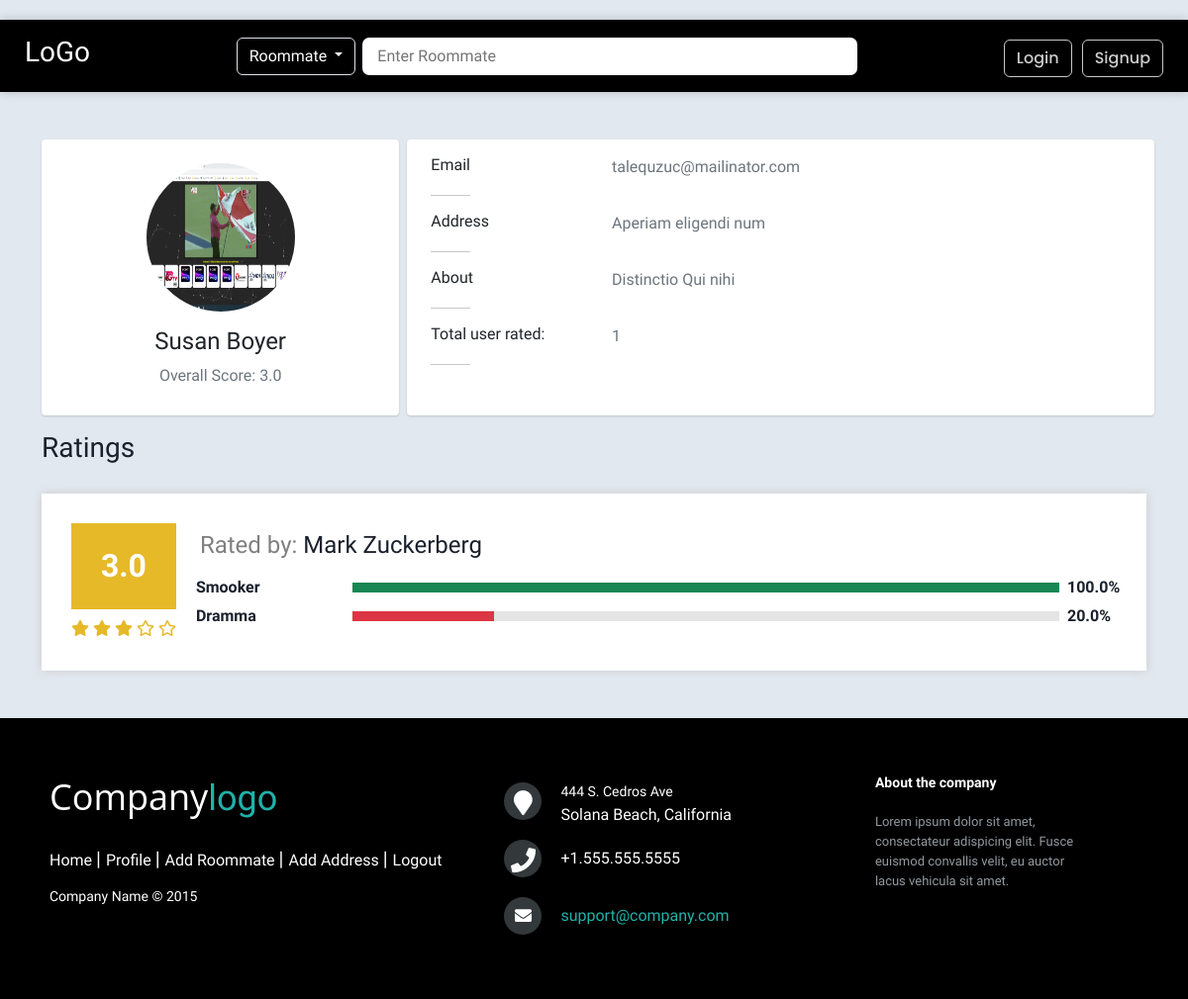
The app's page /roommate/2/ with its own data.
### main/models.py (models this page shows, shortened)
class Roommate(models.Model):
    name = models.CharField(max_length=100)
    address = models.CharField(max_length=100, blank=True, null=True)
    email = models.CharField(max_length=100, blank=True, null=True)
    photo = models.ImageField(upload_to='images/', blank=True, null=True)
    about = models.TextField(blank=True, null=True)
    social_media_link = models.CharField(max_length=500, blank=True, null=True)
    created_by = models.ForeignKey(User, on_delete=models.SET_NULL, null=True)
    created_at = models.DateTimeField(auto_now_add=True)
    updated_at = models.DateTimeField(auto_now=True)
    def get_average_rating(self):
        ratings = RoommateRating.objects.filter(roommate=self)
        if ratings:
            total = 0
            for rating in ratings:
                total += rating.rating
            return total / len(ratings)
        else:
            return 0
    def get_total_user_rated(self):
        ratings = RoommateRating.objects.filter(roommate=self)
        users = []
        for rating in ratings:
            if rating.user not in users:
                users.append(rating.user)
        return len(users)

class RoommateRating(models.Model):
    user = models.ForeignKey(User, on_delete=models.CASCADE)
    roommate = models.ForeignKey(Roommate, on_delete=models.CASCADE)
    attribute = models.CharField(max_length=100)
    rating = models.IntegerField()
    text = models.TextField(blank=True, null=True)
    is_default = models.BooleanField(default=False)
    created_at = models.DateTimeField(auto_now_add=True)
    updated_at = models.DateTimeField(auto_now=True)
    def get_percentage(self):
        return (self.rating / 5) * 100

### main/views.py (the view)
# urls.py: path('roommate/<int:roommate_id>/', views.roommate, name='roommate'),
def roommate(request, roommate_id):
    roommate = Roommate.objects.get(id=roommate_id)
    ratings = RoommateRating.objects.filter(roommate=roommate)
    rating_objects = []
    rated_by = []
    for rating in ratings:
        if rating.user in rated_by:
            continue
        rated_by.append(rating.user)
        all_ratings = RoommateRating.objects.filter(user=rating.user, roommate=roommate)
        average = 0
        if all_ratings:
            total = 0
            for rating in all_ratings:
                total += rating.rating
            average = total / len(all_ratings)
        star = []
        for i in range(1, 6):
            if i <= average:
                star.append('fas fa-star')
            elif i - average < 1:
                star.append('fas fa-star-half-alt')
            else:
                star.append('far fa-star')
        rating_object = {
            'user': rating.user,
            'ratings': all_ratings,
            'average': average,
            'star': star,
        }
        rating_objects.append(rating_object)
    context = {
        'roommate': roommate,
        'ratings': rating_objects,
    }
    return render(request, 'main/roommate.html', context)

### templates/main/roommate.html
{% extends "includes/base.html" %}
{% load static %}
{% block body %}
<link rel="stylesheet" href="{% static 'css/roommatedetails.css' %}">
<link rel="stylesheet" href="{% static 'css/search.css' %}">
<div class="container my-5">
    <div class="row gutters-sm">
        <div class="col-md-4 mb-3">
            <div class="card">
                <div class="card-body">
                    <div class="d-flex flex-column align-items-center text-center py-2">
                        <img src="{% if roommate.photo %}{{ roommate.photo.url }}{% else %}{% static 'images/user.png' %}{% endif %}"
                            alt="img"
                            class="rounded-circle" width="150" height="150">
                        <div class="mt-3">
                            <h4>
                                {{ roommate.name }}
                            </h4>
                            <p class="text-secondary mb-1">Overall Score:
                                {{roommate.get_average_rating}}
                            </p>
                        </div>
                    </div>
                </div>
            </div>
        </div>
        <div class="col-md-8 card mb-3">
            <div>
                <div class="card-body">
                    <div class="row">
                        <div class="col-sm-3">
                            <h6 class="mb-0">Email</h6>
                        </div>
                        <div class="col-sm-9 text-secondary">
                            {{ roommate.email }}
                        </div>
                    </div>
                    <hr>
                    <div class="row">
                        <div class="col-sm-3">
                            <h6 class="mb-0">Address</h6>
                        </div>
                        <div class="col-sm-9 mb-0 text-secondary">
                            {{ roommate.address }}
                        </div>
                    </div>
                    <hr>
                    <div class="row">
                        <div class="col-sm-3">
                            <h6 class="mb-0">About</h6>
                        </div>
                        <div class="col-sm-9 mb-0 text-secondary">
                            {{ roommate.about }}
                        </div>
                    </div>
                    <hr>
                    <div class="row">
                        <div class="col-sm-3">
                            <h6 class="mb-0">Total user rated:</h6>
                        </div>
                        <div class="col-sm-9 mb-0 text-secondary">
                            {{ roommate.get_total_user_rated }}
                        </div>
                    </div>
                    <hr>
                </div>
            </div>
        </div>
    </div>
    <h3>Ratings</h3>
    {% for rating in ratings %}
    <div>
        <div class="search-main-div2">
            <div class="search-main-div">
                <div class="div1">
                    <h2 class="p-4 div1-text fw-bold text-center">
                        {{rating.average}}
                    </h2>
                    {% for s in rating.star %}
                        <i class="{{s}}" style="color: rgb(230, 185, 41);"></i>
                    {% endfor %}
                </div>
                <div class="div2">
                    <h4 class="mb-3 ms-1">
                        <span style="color: gray">Rated by:</span> {{rating.user.first_name}} {{rating.user.last_name}}
                    </h4>
                    {% for r in rating.ratings %}
                    <div class="div2-maindiv">
                        <p class="fw-bold mb-0" style="width: 150px">
                            {{r.attribute}}
                        </p>
                        <div class="emtydiv">
                            <p class=" mb-0 h-100
                            {% if r.get_percentage < 30 %}
                                bg-danger
                            {% elif r.get_percentage < 70 %}
                                bg-warning
                            {% else %}
                                bg-success
                            {% endif %}
                            " style="width:{{r.get_percentage}}%"></p>
                        </div>
                        <p class="fw-bold mb-0" style="width: 50px">
                            {{r.get_percentage}}%
                        </p>
                    </div>
                    {% endfor %}
                </div>
            </div>
        </div>
    </div>
    {% endfor %}
</div>
{% endblock %}

### static/css/index.css (style rules this page uses)
* { margin: 0; padding: 0; box-sizing: border-box; font-family: 'Ubuntu', sans-serif; }
hr { margin-left: 0; max-width: 40px; }

### static/css/roommatedetails.css (style rules this page uses)
body { margin-top:20px; color: #1a202c; text-align: left; background-color: #e2e8f0; }
.card { box-shadow: 0 1px 3px 0 rgba(0,0,0,.1), 0 1px 2px 0 rgba(0,0,0,.06); }
.card { position: relative; display: flex; flex-direction: column; min-width: 0; word-wrap: break-word; background-color: #fff; background-clip: border-box; border: 0 solid rgba(0,0,0,.125); border-radius: .25rem; }
.fa-star { color: rgb(255, 206, 72); }
.card-body { flex: 1 1 auto; min-height: 1px; padding: 1rem; }
.gutters-sm { margin-right: -8px; margin-left: -8px; }
.gutters-sm>.col, .gutters-sm>[class*=col-] { padding-right: 8px; padding-left: 8px; }
.mb-3, .my-3 { margin-bottom: 1rem!important; }
.h-100 { height: 100%!important; }

### static/css/search.css (style rules this page uses)
.search-main-div2 { padding: 30px; position: relative; background: white; box-shadow: 0 0 10px #ccc; margin: 0 0 30px 0; gap: 20px; margin: 30px auto; transition: all 0.3s ease-in-out; cursor: pointer; }
.search-main-div { display: flex; align-items: center; gap: 20px; }
.div1-text { background: rgb(230, 185, 41); color: white; }
.div2 { flex-grow: 1; }
.div2-maindiv { display: flex; align-items: center; justify-content: space-between; gap: 8px; margin-bottom: 5px; }
.emtydiv { flex-grow: 1; height: 10px; background: rgb(228, 228, 228); }

### records on screen
Roommate: photo (picture), name "Susan Boyer", get_average_rating "3.0", email "talequzuc@mailinator.com", address "Aperiam eligendi num", about "Distinctio Qui nihi", get_total_user_rated "1"
RoommateRating: attribute "Smooker", get_percentage "100.0"
RoommateRating: attribute "Dramma", get_percentage "20.0"

### other values on screen
{{ rating.average }} "3.0"
{{ rating.user.first_name }} "Mark"
{{ rating.user.last_name }} "Zuckerberg"
